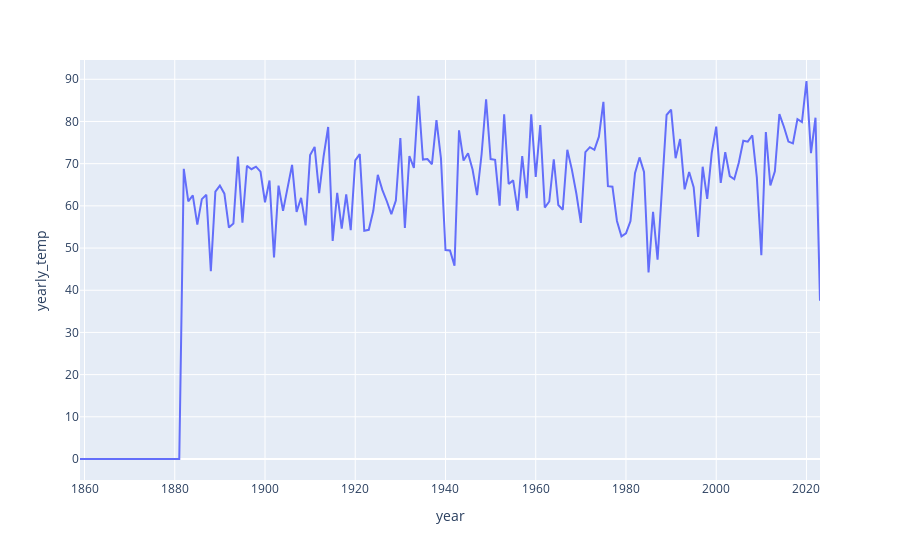

Notebook source saved alongside this figure:
### Code cell
#Visualize Mean Teamperature over the years

fig = px.line(data_mean_temp, x='year', y='yearly_temp')
fig.show()

### Figure 1 — Plotly figure (JSON) as saved in the notebook; plotly's stock layout.template omitted (floating-point values rounded to 4 significant figures; data arrays with more than 128 entries replaced by an {"elided": "..."} marker saying what was removed)
{"data": [{"hovertemplate": "year=%{x}<br>yearly_temp=%{y}<extra></extra>", "legendgroup": "", "line": {"color": "#636efa", "dash": "solid"}, "marker": {"symbol": "circle"}, "mode": "lines", "name": "", "orientation": "v", "showlegend": false, "type": "scatter", "x": {"elided": "162 int values"}, "xaxis": "x", "y": {"elided": "162 float values"}, "yaxis": "y"}], "layout": {"legend": {"tracegroupgap": 0}, "margin": {"t": 60}, "xaxis": {"anchor": "y", "domain": [0, 1], "title": {"text": "year"}}, "yaxis": {"anchor": "x", "domain": [0, 1], "title": {"text": "yearly_temp"}}}}
